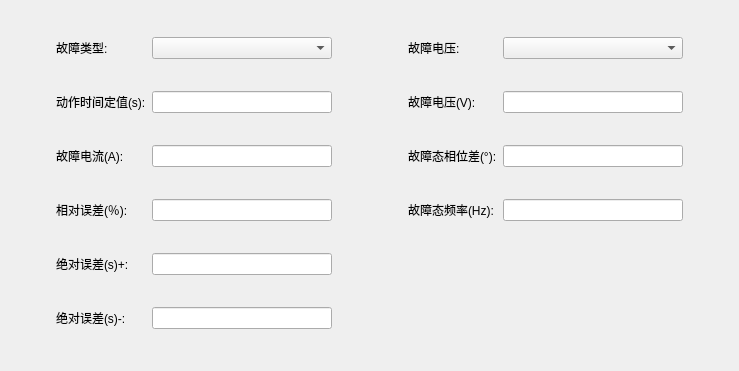
<?xml version="1.0" encoding="UTF-8"?>
<ui version="4.0">
 <class>QActionTimeItemParaEditWidget</class>
 <widget class="QWidget" name="QActionTimeItemParaEditWidget">
  <property name="geometry">
   <rect>
    <x>0</x>
    <y>0</y>
    <width>739</width>
    <height>371</height>
   </rect>
  </property>
  <property name="windowTitle">
   <string>Form</string>
  </property>
  <layout class="QHBoxLayout" name="horizontalLayout_2">
   <item>
    <layout class="QGridLayout" name="gridLayout">
     <item row="4" column="1">
      <widget class="QLabel" name="m_labAbsErrPos">
       <property name="sizePolicy">
        <sizepolicy hsizetype="Preferred" vsizetype="Fixed">
         <horstretch>0</horstretch>
         <verstretch>0</verstretch>
        </sizepolicy>
       </property>
       <property name="text">
        <string>绝对误差(s)+:</string>
       </property>
      </widget>
     </item>
     <item row="3" column="5">
      <widget class="QLineEdit" name="m_editPreFre">
       <property name="sizePolicy">
        <sizepolicy hsizetype="Fixed" vsizetype="Fixed">
         <horstretch>0</horstretch>
         <verstretch>0</verstretch>
        </sizepolicy>
       </property>
       <property name="minimumSize">
        <size>
         <width>180</width>
         <height>0</height>
        </size>
       </property>
      </widget>
     </item>
     <item row="2" column="4">
      <widget class="QLabel" name="m_labFaultAngle">
       <property name="text">
        <string>故障态相位差(°):</string>
       </property>
      </widget>
     </item>
     <item row="2" column="5">
      <widget class="QLineEdit" name="m_editPreAngle">
       <property name="sizePolicy">
        <sizepolicy hsizetype="Fixed" vsizetype="Fixed">
         <horstretch>0</horstretch>
         <verstretch>0</verstretch>
        </sizepolicy>
       </property>
       <property name="minimumSize">
        <size>
         <width>180</width>
         <height>0</height>
        </size>
       </property>
      </widget>
     </item>
     <item row="1" column="5">
      <widget class="QLineEdit" name="m_editFaultVolt"/>
     </item>
     <item row="1" column="4">
      <widget class="QLabel" name="m_labFaultVol">
       <property name="text">
        <string>故障电压(V):</string>
       </property>
      </widget>
     </item>
     <item row="3" column="4">
      <widget class="QLabel" name="m_labFaultFre">
       <property name="text">
        <string>故障态频率(Hz):</string>
       </property>
      </widget>
     </item>
     <item row="0" column="0">
      <spacer name="horizontalSpacer_2">
       <property name="orientation">
        <enum>Qt::Horizontal</enum>
       </property>
       <property name="sizeHint" stdset="0">
        <size>
         <width>40</width>
         <height>20</height>
        </size>
       </property>
      </spacer>
     </item>
     <item row="4" column="4">
      <widget class="QLabel" name="label_11">
       <property name="sizePolicy">
        <sizepolicy hsizetype="Preferred" vsizetype="Fixed">
         <horstretch>0</horstretch>
         <verstretch>0</verstretch>
        </sizepolicy>
       </property>
       <property name="text">
        <string/>
       </property>
      </widget>
     </item>
     <item row="0" column="6">
      <spacer name="horizontalSpacer_3">
       <property name="orientation">
        <enum>Qt::Horizontal</enum>
       </property>
       <property name="sizeHint" stdset="0">
        <size>
         <width>40</width>
         <height>20</height>
        </size>
       </property>
      </spacer>
     </item>
     <item row="1" column="2">
      <widget class="QSettingLineEdit" name="m_editSettingTime">
       <property name="sizePolicy">
        <sizepolicy hsizetype="Fixed" vsizetype="Fixed">
         <horstretch>0</horstretch>
         <verstretch>0</verstretch>
        </sizepolicy>
       </property>
       <property name="minimumSize">
        <size>
         <width>180</width>
         <height>0</height>
        </size>
       </property>
      </widget>
     </item>
     <item row="0" column="3">
      <spacer name="horizontalSpacer">
       <property name="orientation">
        <enum>Qt::Horizontal</enum>
       </property>
       <property name="sizeType">
        <enum>QSizePolicy::Expanding</enum>
       </property>
       <property name="sizeHint" stdset="0">
        <size>
         <width>70</width>
         <height>20</height>
        </size>
       </property>
      </spacer>
     </item>
     <item row="1" column="1">
      <widget class="QLabel" name="m_labSettingTime">
       <property name="text">
        <string>动作时间定值(s):</string>
       </property>
      </widget>
     </item>
     <item row="2" column="2">
      <widget class="QLineEdit" name="m_editFaultCurrent">
       <property name="sizePolicy">
        <sizepolicy hsizetype="Fixed" vsizetype="Fixed">
         <horstretch>0</horstretch>
         <verstretch>0</verstretch>
        </sizepolicy>
       </property>
       <property name="minimumSize">
        <size>
         <width>180</width>
         <height>0</height>
        </size>
       </property>
      </widget>
     </item>
     <item row="3" column="2">
      <widget class="QLineEdit" name="m_editRelErr">
       <property name="sizePolicy">
        <sizepolicy hsizetype="Fixed" vsizetype="Fixed">
         <horstretch>0</horstretch>
         <verstretch>0</verstretch>
        </sizepolicy>
       </property>
       <property name="minimumSize">
        <size>
         <width>180</width>
         <height>0</height>
        </size>
       </property>
      </widget>
     </item>
     <item row="2" column="1">
      <widget class="QLabel" name="m_labFaultCur">
       <property name="text">
        <string>故障电流(A):</string>
       </property>
      </widget>
     </item>
     <item row="0" column="1">
      <widget class="QLabel" name="m_labFaultType">
       <property name="layoutDirection">
        <enum>Qt::LeftToRight</enum>
       </property>
       <property name="text">
        <string>故障类型:</string>
       </property>
      </widget>
     </item>
     <item row="0" column="4">
      <widget class="QLabel" name="m_labFaultVolType">
       <property name="text">
        <string>故障电压:</string>
       </property>
      </widget>
     </item>
     <item row="0" column="2">
      <widget class="CExBaseListComboBox" name="m_cbbFaultType">
       <property name="sizePolicy">
        <sizepolicy hsizetype="Fixed" vsizetype="Fixed">
         <horstretch>0</horstretch>
         <verstretch>0</verstretch>
        </sizepolicy>
       </property>
       <property name="minimumSize">
        <size>
         <width>180</width>
         <height>0</height>
        </size>
       </property>
      </widget>
     </item>
     <item row="0" column="5">
      <widget class="QComboBox" name="m_cbbFaultVolType">
       <property name="sizePolicy">
        <sizepolicy hsizetype="Fixed" vsizetype="Fixed">
         <horstretch>0</horstretch>
         <verstretch>0</verstretch>
        </sizepolicy>
       </property>
       <property name="minimumSize">
        <size>
         <width>180</width>
         <height>0</height>
        </size>
       </property>
      </widget>
     </item>
     <item row="3" column="1">
      <widget class="QLabel" name="m_labRelErr">
       <property name="text">
        <string>相对误差(％):</string>
       </property>
      </widget>
     </item>
     <item row="5" column="1">
      <widget class="QLabel" name="m_labAbsErrNeg">
       <property name="sizePolicy">
        <sizepolicy hsizetype="Preferred" vsizetype="Fixed">
         <horstretch>0</horstretch>
         <verstretch>0</verstretch>
        </sizepolicy>
       </property>
       <property name="text">
        <string>绝对误差(s)-:</string>
       </property>
      </widget>
     </item>
     <item row="4" column="2">
      <widget class="QLineEdit" name="m_editAbsErr1">
       <property name="sizePolicy">
        <sizepolicy hsizetype="Fixed" vsizetype="Fixed">
         <horstretch>0</horstretch>
         <verstretch>0</verstretch>
        </sizepolicy>
       </property>
       <property name="minimumSize">
        <size>
         <width>180</width>
         <height>0</height>
        </size>
       </property>
       <property name="maximumSize">
        <size>
         <width>100</width>
         <height>16777215</height>
        </size>
       </property>
      </widget>
     </item>
     <item row="5" column="2">
      <widget class="QLineEdit" name="m_editAbsErr2">
       <property name="sizePolicy">
        <sizepolicy hsizetype="Fixed" vsizetype="Fixed">
         <horstretch>0</horstretch>
         <verstretch>0</verstretch>
        </sizepolicy>
       </property>
       <property name="minimumSize">
        <size>
         <width>180</width>
         <height>0</height>
        </size>
       </property>
       <property name="maximumSize">
        <size>
         <width>100</width>
         <height>16777215</height>
        </size>
       </property>
      </widget>
     </item>
    </layout>
   </item>
  </layout>
 </widget>
 <customwidgets>
  <customwidget>
   <class>QSettingLineEdit</class>
   <extends>QLineEdit</extends>
   <header>../../UI/Controls/SettingCtrls/QSettingLineEdit.h</header>
  </customwidget>
  <customwidget>
   <class>CExBaseListComboBox</class>
   <extends>QComboBox</extends>
   <header>../../../../Module/BaseClass/QT/QExBaseListComboBox.h</header>
  </customwidget>
 </customwidgets>
 <resources/>
 <connections/>
</ui>
